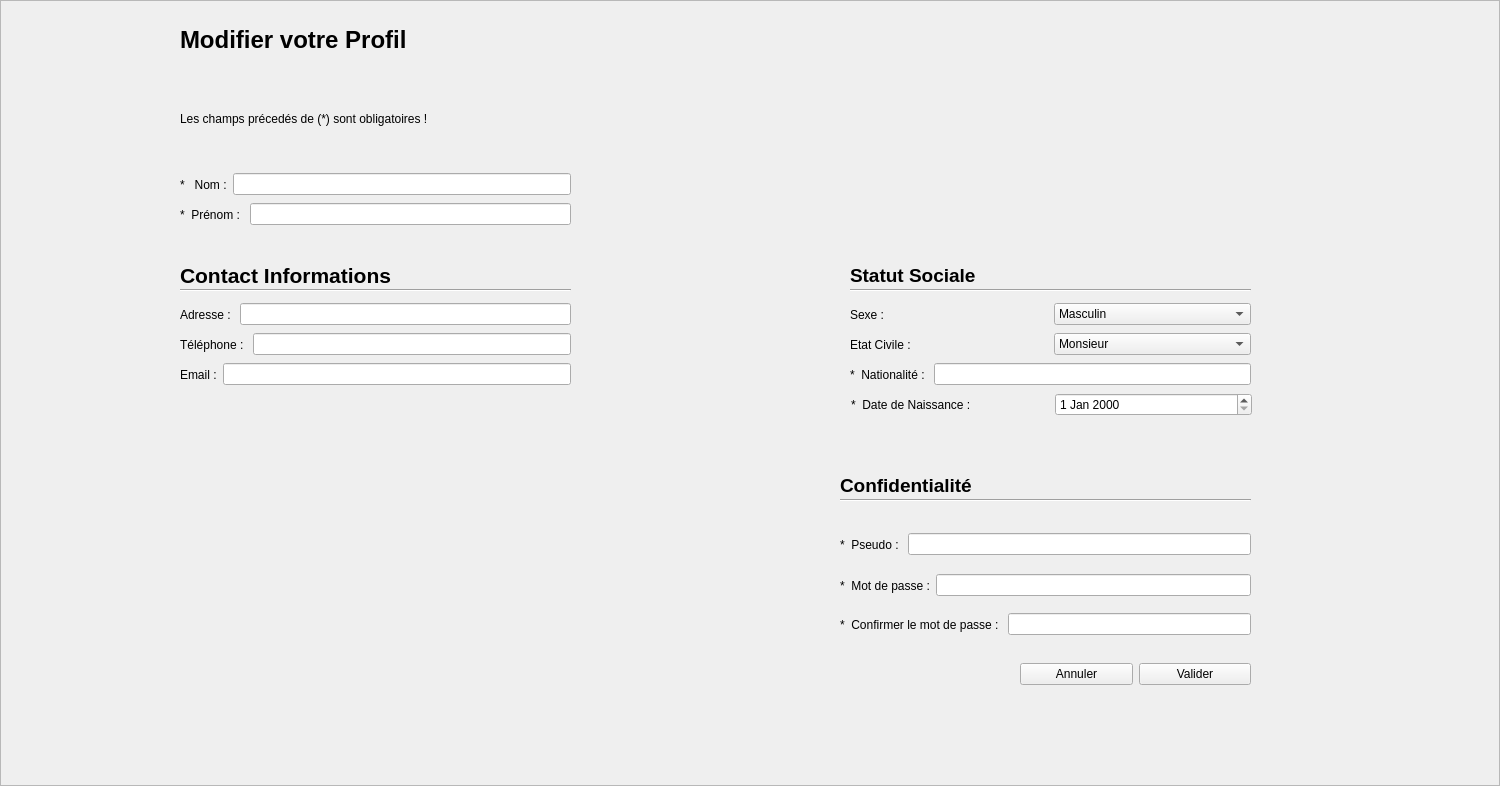
<?xml version="1.0" encoding="UTF-8"?>
<ui version="4.0">
 <class>ModifierProfilFrame</class>
 <widget class="QFrame" name="ModifierProfilFrame">
  <property name="geometry">
   <rect>
    <x>0</x>
    <y>0</y>
    <width>1500</width>
    <height>786</height>
   </rect>
  </property>
  <property name="windowTitle">
   <string>Frame</string>
  </property>
  <property name="frameShape">
   <enum>QFrame::StyledPanel</enum>
  </property>
  <property name="frameShadow">
   <enum>QFrame::Raised</enum>
  </property>
  <widget class="QWidget" name="layoutWidget">
   <property name="geometry">
    <rect>
     <x>1020</x>
     <y>660</y>
     <width>231</width>
     <height>29</height>
    </rect>
   </property>
   <layout class="QHBoxLayout" name="horizontalLayout_15">
    <item>
     <widget class="QPushButton" name="btn_annuler">
      <property name="text">
       <string>Annuler</string>
      </property>
     </widget>
    </item>
    <item>
     <widget class="QPushButton" name="btn_inscription">
      <property name="text">
       <string>Valider</string>
      </property>
     </widget>
    </item>
   </layout>
  </widget>
  <widget class="QLabel" name="label_21">
   <property name="geometry">
    <rect>
     <x>180</x>
     <y>110</y>
     <width>321</width>
     <height>17</height>
    </rect>
   </property>
   <property name="text">
    <string>Les champs précedés de (*) sont obligatoires !</string>
   </property>
  </widget>
  <widget class="QWidget" name="layoutWidget_3">
   <property name="geometry">
    <rect>
     <x>850</x>
     <y>360</y>
     <width>401</width>
     <height>29</height>
    </rect>
   </property>
   <layout class="QHBoxLayout" name="horizontalLayout_8">
    <item>
     <widget class="QLabel" name="label_13">
      <property name="text">
       <string>*  Nationalité : </string>
      </property>
     </widget>
    </item>
    <item>
     <widget class="QLineEdit" name="champ_natonalite"/>
    </item>
   </layout>
  </widget>
  <widget class="QWidget" name="layoutWidget_4">
   <property name="geometry">
    <rect>
     <x>180</x>
     <y>330</y>
     <width>391</width>
     <height>29</height>
    </rect>
   </property>
   <layout class="QHBoxLayout" name="horizontalLayout_4">
    <item>
     <widget class="QLabel" name="label_8">
      <property name="text">
       <string>Téléphone : </string>
      </property>
     </widget>
    </item>
    <item>
     <widget class="QLineEdit" name="champ_telephone"/>
    </item>
   </layout>
  </widget>
  <widget class="QWidget" name="layoutWidget_8">
   <property name="geometry">
    <rect>
     <x>850</x>
     <y>300</y>
     <width>401</width>
     <height>29</height>
    </rect>
   </property>
   <layout class="QHBoxLayout" name="horizontalLayout_6">
    <item>
     <widget class="QLabel" name="label_11">
      <property name="text">
       <string>Sexe : </string>
      </property>
     </widget>
    </item>
    <item>
     <widget class="QComboBox" name="sexe">
      <item>
       <property name="text">
        <string>Masculin</string>
       </property>
      </item>
      <item>
       <property name="text">
        <string>Feminin</string>
       </property>
      </item>
     </widget>
    </item>
   </layout>
  </widget>
  <widget class="QWidget" name="layoutWidget_2">
   <property name="geometry">
    <rect>
     <x>840</x>
     <y>570</y>
     <width>411</width>
     <height>31</height>
    </rect>
   </property>
   <layout class="QHBoxLayout" name="horizontalLayout_10">
    <item>
     <widget class="QLabel" name="label_17">
      <property name="text">
       <string>*  Mot de passe :</string>
      </property>
     </widget>
    </item>
    <item>
     <widget class="QLineEdit" name="champ_password">
      <property name="echoMode">
       <enum>QLineEdit::Password</enum>
      </property>
     </widget>
    </item>
   </layout>
  </widget>
  <widget class="QWidget" name="layoutWidget_13">
   <property name="geometry">
    <rect>
     <x>840</x>
     <y>530</y>
     <width>411</width>
     <height>29</height>
    </rect>
   </property>
   <layout class="QHBoxLayout" name="horizontalLayout_14">
    <item>
     <widget class="QLabel" name="label_4">
      <property name="text">
       <string>*  Pseudo : </string>
      </property>
     </widget>
    </item>
    <item>
     <widget class="QLineEdit" name="champ_pseudo"/>
    </item>
   </layout>
  </widget>
  <widget class="QWidget" name="layoutWidget_12">
   <property name="geometry">
    <rect>
     <x>180</x>
     <y>300</y>
     <width>391</width>
     <height>29</height>
    </rect>
   </property>
   <layout class="QHBoxLayout" name="horizontalLayout_13">
    <item>
     <widget class="QLabel" name="label_7">
      <property name="text">
       <string>Adresse : </string>
      </property>
     </widget>
    </item>
    <item>
     <widget class="QLineEdit" name="champ_adresse"/>
    </item>
   </layout>
  </widget>
  <widget class="Line" name="line_2">
   <property name="geometry">
    <rect>
     <x>850</x>
     <y>275</y>
     <width>401</width>
     <height>31</height>
    </rect>
   </property>
   <property name="orientation">
    <enum>Qt::Horizontal</enum>
   </property>
  </widget>
  <widget class="Line" name="line">
   <property name="geometry">
    <rect>
     <x>180</x>
     <y>280</y>
     <width>391</width>
     <height>21</height>
    </rect>
   </property>
   <property name="orientation">
    <enum>Qt::Horizontal</enum>
   </property>
  </widget>
  <widget class="QWidget" name="layoutWidget_6">
   <property name="geometry">
    <rect>
     <x>180</x>
     <y>360</y>
     <width>391</width>
     <height>29</height>
    </rect>
   </property>
   <layout class="QHBoxLayout" name="horizontalLayout_5">
    <item>
     <widget class="QLabel" name="label_10">
      <property name="text">
       <string>Email :</string>
      </property>
     </widget>
    </item>
    <item>
     <widget class="QLineEdit" name="champ_email"/>
    </item>
   </layout>
  </widget>
  <widget class="QWidget" name="layoutWidget_5">
   <property name="geometry">
    <rect>
     <x>840</x>
     <y>610</y>
     <width>411</width>
     <height>29</height>
    </rect>
   </property>
   <layout class="QHBoxLayout" name="horizontalLayout_11">
    <item>
     <widget class="QLabel" name="label_18">
      <property name="text">
       <string>*  Confirmer le mot de passe : </string>
      </property>
     </widget>
    </item>
    <item>
     <widget class="QLineEdit" name="champ_confirm_password">
      <property name="echoMode">
       <enum>QLineEdit::Password</enum>
      </property>
     </widget>
    </item>
   </layout>
  </widget>
  <widget class="QWidget" name="layoutWidget_10">
   <property name="geometry">
    <rect>
     <x>180</x>
     <y>170</y>
     <width>391</width>
     <height>29</height>
    </rect>
   </property>
   <layout class="QHBoxLayout" name="horizontalLayout_3">
    <item>
     <widget class="QLabel" name="label">
      <property name="text">
       <string>*   Nom :</string>
      </property>
     </widget>
    </item>
    <item>
     <widget class="QLineEdit" name="champ_nom"/>
    </item>
   </layout>
  </widget>
  <widget class="QLabel" name="label_15">
   <property name="geometry">
    <rect>
     <x>840</x>
     <y>470</y>
     <width>161</width>
     <height>31</height>
    </rect>
   </property>
   <property name="text">
    <string>&lt;html&gt;&lt;head/&gt;&lt;body&gt;&lt;p&gt;&lt;span style=&quot; font-size:14pt; font-weight:600;&quot;&gt;Confidentialité &lt;/span&gt;&lt;/p&gt;&lt;/body&gt;&lt;/html&gt;</string>
   </property>
  </widget>
  <widget class="QLabel" name="label_9">
   <property name="geometry">
    <rect>
     <x>850</x>
     <y>260</y>
     <width>151</width>
     <height>31</height>
    </rect>
   </property>
   <property name="text">
    <string>&lt;html&gt;&lt;head/&gt;&lt;body&gt;&lt;p&gt;&lt;span style=&quot; font-size:14pt; font-weight:600;&quot;&gt;Statut Sociale&lt;/span&gt;&lt;/p&gt;&lt;/body&gt;&lt;/html&gt;</string>
   </property>
  </widget>
  <widget class="QWidget" name="layoutWidget_7">
   <property name="geometry">
    <rect>
     <x>851</x>
     <y>390</y>
     <width>401</width>
     <height>29</height>
    </rect>
   </property>
   <layout class="QHBoxLayout" name="horizontalLayout_9">
    <item>
     <widget class="QLabel" name="label_14">
      <property name="text">
       <string>*  Date de Naissance : </string>
      </property>
     </widget>
    </item>
    <item>
     <widget class="QDateEdit" name="date_naissance"/>
    </item>
   </layout>
  </widget>
  <widget class="QLabel" name="label_3">
   <property name="geometry">
    <rect>
     <x>180</x>
     <y>20</y>
     <width>281</width>
     <height>41</height>
    </rect>
   </property>
   <property name="text">
    <string>&lt;html&gt;&lt;head/&gt;&lt;body&gt;&lt;p&gt;&lt;span style=&quot; font-size:18pt; font-weight:600;&quot;&gt;Modifier votre Profil&lt;/span&gt;&lt;/p&gt;&lt;/body&gt;&lt;/html&gt;</string>
   </property>
  </widget>
  <widget class="QWidget" name="layoutWidget_9">
   <property name="geometry">
    <rect>
     <x>180</x>
     <y>200</y>
     <width>391</width>
     <height>29</height>
    </rect>
   </property>
   <layout class="QHBoxLayout" name="horizontalLayout_2">
    <item>
     <widget class="QLabel" name="label_5">
      <property name="text">
       <string>*  Prénom : </string>
      </property>
     </widget>
    </item>
    <item>
     <widget class="QLineEdit" name="champ_prenom"/>
    </item>
   </layout>
  </widget>
  <widget class="QLabel" name="label_6">
   <property name="geometry">
    <rect>
     <x>180</x>
     <y>260</y>
     <width>231</width>
     <height>31</height>
    </rect>
   </property>
   <property name="text">
    <string>&lt;html&gt;&lt;head/&gt;&lt;body&gt;&lt;p&gt;&lt;span style=&quot; font-size:16pt; font-weight:600;&quot;&gt;Contact Informations&lt;/span&gt;&lt;/p&gt;&lt;/body&gt;&lt;/html&gt;</string>
   </property>
  </widget>
  <widget class="QWidget" name="layoutWidget_14">
   <property name="geometry">
    <rect>
     <x>850</x>
     <y>330</y>
     <width>401</width>
     <height>29</height>
    </rect>
   </property>
   <layout class="QHBoxLayout" name="horizontalLayout_7">
    <item>
     <widget class="QLabel" name="label_12">
      <property name="text">
       <string>Etat Civile :</string>
      </property>
     </widget>
    </item>
    <item>
     <widget class="QComboBox" name="etat_civile">
      <item>
       <property name="text">
        <string>Monsieur</string>
       </property>
      </item>
      <item>
       <property name="text">
        <string>Madame</string>
       </property>
      </item>
      <item>
       <property name="text">
        <string>Mademoiselle</string>
       </property>
      </item>
     </widget>
    </item>
   </layout>
  </widget>
  <widget class="Line" name="line_4">
   <property name="geometry">
    <rect>
     <x>840</x>
     <y>490</y>
     <width>411</width>
     <height>21</height>
    </rect>
   </property>
   <property name="orientation">
    <enum>Qt::Horizontal</enum>
   </property>
  </widget>
 </widget>
 <resources/>
 <connections/>
</ui>
